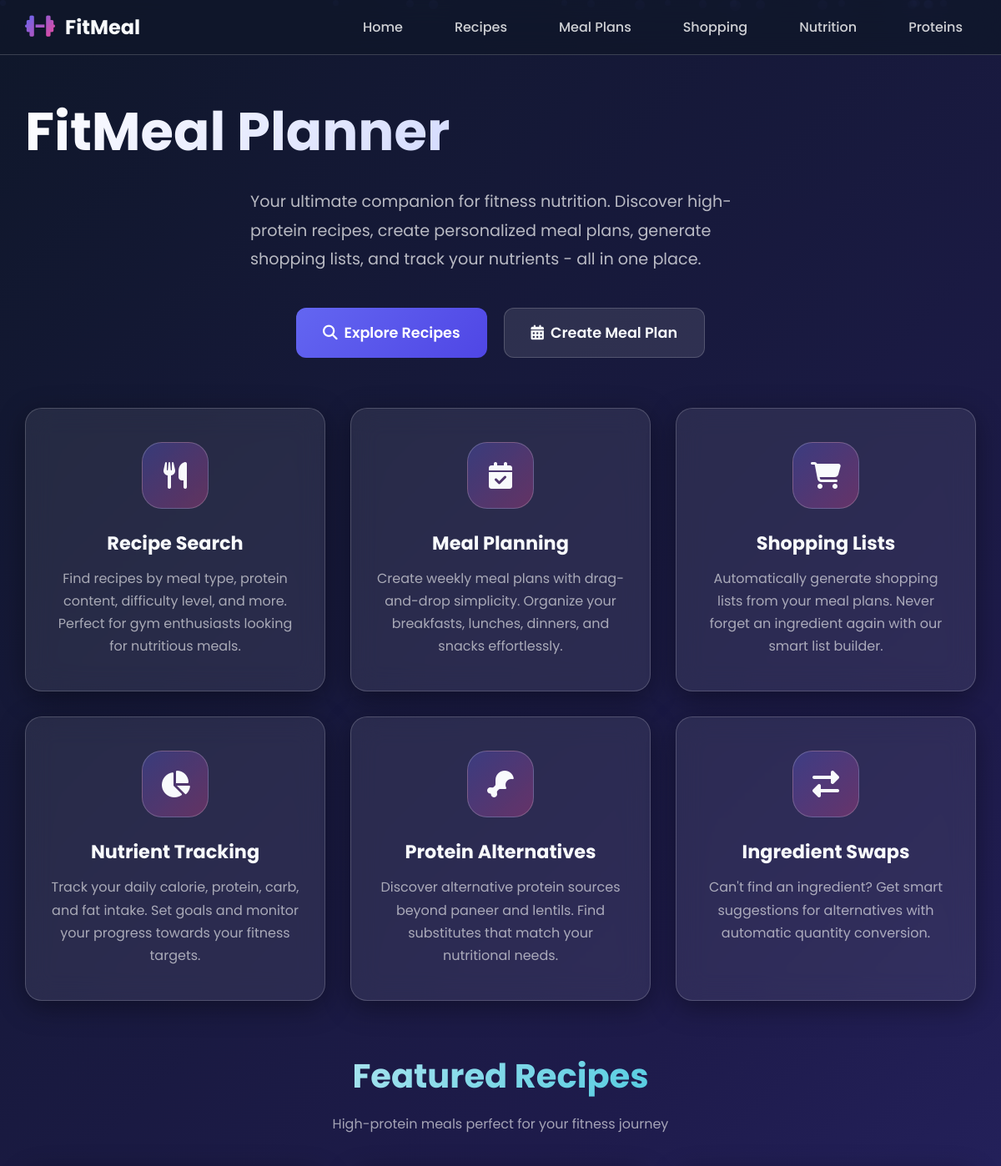
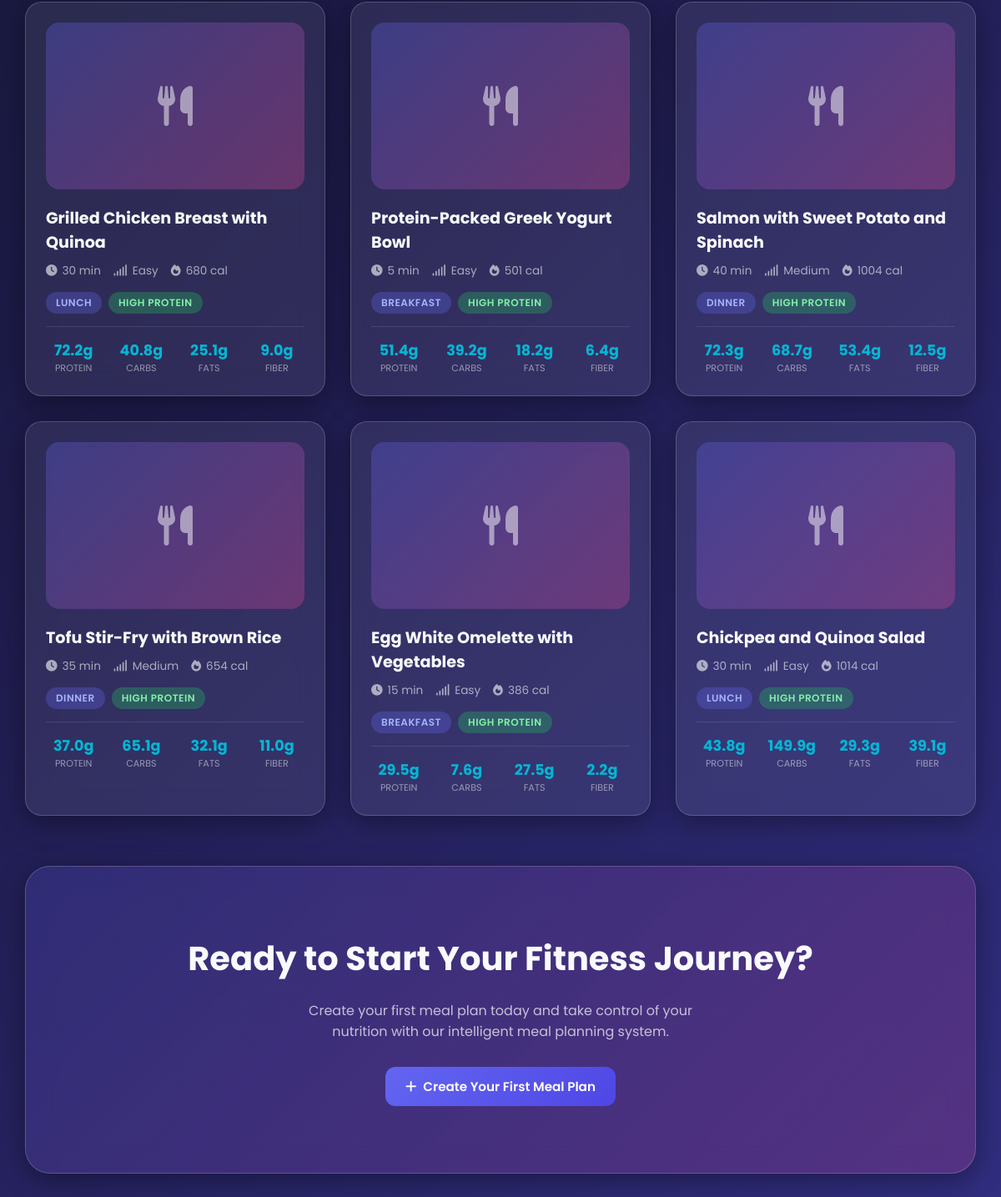
The page / on the database its author committed (2 pictures, top to bottom).
### recipes/models.py (models this page shows, shortened)
class Recipe(models.Model):
    MEAL_TYPE_CHOICES = [
        ('breakfast', 'Breakfast'),
        ('lunch', 'Lunch'),
        ('dinner', 'Dinner'),
        ('snack', 'Snack'),
        ('pre_workout', 'Pre-Workout'),
        ('post_workout', 'Post-Workout'),
    ]
    DIFFICULTY_CHOICES = [
        ('easy', 'Easy'),
        ('medium', 'Medium'),
        ('hard', 'Hard'),
    ]
    name = models.CharField(max_length=200)
    description = models.TextField()
    meal_type = models.CharField(max_length=20, choices=MEAL_TYPE_CHOICES)
    difficulty = models.CharField(max_length=20, choices=DIFFICULTY_CHOICES, default='easy')
    prep_time = models.IntegerField(help_text="Preparation time in minutes")
    cook_time = models.IntegerField(help_text="Cooking time in minutes")
    servings = models.IntegerField(default=1)
    image = models.URLField(blank=True, null=True)
    categories = models.ManyToManyField(Category, blank=True)
    instructions = models.JSONField(default=list)
    tags = models.CharField(max_length=500, blank=True, help_text="Comma-separated tags")
    created_at = models.DateTimeField(auto_now_add=True)
    updated_at = models.DateTimeField(auto_now=True)
    @property
    def total_time(self):
        return self.prep_time + self.cook_time
    @property
    def total_nutrition(self):
        nutrition = {'calories': 0, 'protein': 0, 'carbs': 0, 'fats': 0, 'fiber': 0}
        for ri in self.recipeingredient_set.all():
            factor = ri.amount / 100  # Nutrition values are per 100g
            nutrition['calories'] += ri.ingredient.calories * factor
            nutrition['protein'] += ri.ingredient.protein * factor
            nutrition['carbs'] += ri.ingredient.carbs * factor
            nutrition['fats'] += ri.ingredient.fats * factor
            nutrition['fiber'] += ri.ingredient.fiber * factor
        return nutrition

class RecipeIngredient(models.Model):
    recipe = models.ForeignKey(Recipe, on_delete=models.CASCADE)
    ingredient = models.ForeignKey(Ingredient, on_delete=models.CASCADE)
    amount = models.FloatField(help_text="Amount in the ingredient's default unit")
    unit = models.CharField(max_length=20, default='g')
    notes = models.CharField(max_length=200, blank=True)

class Ingredient(models.Model):
    UNIT_CHOICES = [
        ('g', 'Grams'),
        ('kg', 'Kilograms'),
        ('ml', 'Milliliters'),
        ('l', 'Liters'),
        ('cup', 'Cups'),
        ('tbsp', 'Tablespoons'),
        ('tsp', 'Teaspoons'),
        ('piece', 'Pieces'),
        ('oz', 'Ounces'),
        ('lb', 'Pounds'),
    ]
    name = models.CharField(max_length=200)
    category = models.CharField(max_length=100, blank=True)
    default_unit = models.CharField(max_length=20, choices=UNIT_CHOICES, default='g')
    calories = models.FloatField(default=0)
    protein = models.FloatField(default=0)
    carbs = models.FloatField(default=0)
    fats = models.FloatField(default=0)
    fiber = models.FloatField(default=0)
    is_protein_source = models.BooleanField(default=False)
    protein_quality_score = models.FloatField(default=0, help_text="PDCAAS or similar protein quality score")
    alternatives = models.ManyToManyField('self', blank=True, symmetrical=False, related_name='alternative_to')

### recipes/views.py (the view)
# urls.py: 2. Add a URL to urlpatterns:  path('', views.home, name='home')
def home(request):
    featured_recipes = Recipe.objects.all()[:6]
    categories = Category.objects.all()
    context = {
        'featured_recipes': featured_recipes,
        'categories': categories,
    }
    return render(request, 'recipes/home.html', context)

### templates/recipes/home.html (shortened to what this page needs)
{% extends 'base.html' %}
{% block content %}
<section class="hero">
    <h1>FitMeal Planner</h1>
    <p>Your ultimate companion for fitness nutrition. Discover high-protein recipes, create personalized meal plans, generate shopping lists, and track your nutrients - all in one place.</p>
    <div class="hero-buttons">
        <a href="{% url 'recipe_list' %}" class="btn btn-primary">
            <i class="fas fa-search"></i>
            Explore Recipes
        </a>
        <a href="{% url 'meal_plan_list' %}" class="btn btn-secondary">
            <i class="fas fa-calendar-alt"></i>
            Create Meal Plan
        </a>
    </div>
</section>
<section class="features">
    <div class="glass-card feature-card">
        <div class="feature-icon">
            <i class="fas fa-utensils"></i>
        </div>
        <h3>Recipe Search</h3>
        <p>Find recipes by meal type, protein content, difficulty level, and more. Perfect for gym enthusiasts looking for nutritious meals.</p>
    </div>
    <div class="glass-card feature-card">
        <div class="feature-icon">
            <i class="fas fa-calendar-check"></i>
        </div>
        <h3>Meal Planning</h3>
        <p>Create weekly meal plans with drag-and-drop simplicity. Organize your breakfasts, lunches, dinners, and snacks effortlessly.</p>
    </div>
    <div class="glass-card feature-card">
        <div class="feature-icon">
            <i class="fas fa-shopping-cart"></i>
        </div>
        <h3>Shopping Lists</h3>
        <p>Automatically generate shopping lists from your meal plans. Never forget an ingredient again with our smart list builder.</p>
    </div>
    <div class="glass-card feature-card">
        <div class="feature-icon">
            <i class="fas fa-chart-pie"></i>
        </div>
        <h3>Nutrient Tracking</h3>
        <p>Track your daily calorie, protein, carb, and fat intake. Set goals and monitor your progress towards your fitness targets.</p>
    </div>
    <div class="glass-card feature-card">
        <div class="feature-icon">
            <i class="fas fa-drumstick-bite"></i>
        </div>
        <h3>Protein Alternatives</h3>
        <p>Discover alternative protein sources beyond paneer and lentils. Find substitutes that match your nutritional needs.</p>
    </div>
    <div class="glass-card feature-card">
        <div class="feature-icon">
            <i class="fas fa-exchange-alt"></i>
        </div>
        <h3>Ingredient Swaps</h3>
        <p>Can't find an ingredient? Get smart suggestions for alternatives with automatic quantity conversion.</p>
    </div>
</section>
<div class="section-title">
    <h2>Featured Recipes</h2>
    <p>High-protein meals perfect for your fitness journey</p>
</div>
<div class="recipe-grid">
    {% for recipe in featured_recipes %}
    <div class="glass-card recipe-card">
        <div class="recipe-image">
            <i class="fas fa-utensils"></i>
        </div>
        <h4>{{ recipe.name }}</h4>
        <div class="recipe-meta">
            <span><i class="fas fa-clock"></i> {{ recipe.total_time }} min</span>
            <span><i class="fas fa-signal"></i> {{ recipe.get_difficulty_display }}</span>
            <span><i class="fas fa-fire"></i> {{ recipe.total_nutrition.calories|floatformat:0 }} cal</span>
        </div>
        <div class="recipe-tags">
            <span class="tag tag-primary">{{ recipe.get_meal_type_display }}</span>
            {% if recipe.total_nutrition.protein > 20 %}
            <span class="tag tag-success">High Protein</span>
            {% endif %}
        </div>
        <div class="nutrition-preview">
            <div class="nutrition-item">
                <div class="value">{{ recipe.total_nutrition.protein|floatformat:1 }}g</div>
                <div class="label">Protein</div>
            </div>
            <div class="nutrition-item">
                <div class="value">{{ recipe.total_nutrition.carbs|floatformat:1 }}g</div>
                <div class="label">Carbs</div>
            </div>
            <div class="nutrition-item">
                <div class="value">{{ recipe.total_nutrition.fats|floatformat:1 }}g</div>
                <div class="label">Fats</div>
            </div>
            <div class="nutrition-item">
                <div class="value">{{ recipe.total_nutrition.fiber|floatformat:1 }}g</div>
                <div class="label">Fiber</div>
            </div>
        </div>
    </div>
    {% empty %}
    <div class="glass-card" style="text-align: center; padding: 40px;">
        <i class="fas fa-info-circle" style="font-size: 3rem; color: rgba(255,255,255,0.3); margin-bottom: 20px;"></i>
        <p>No recipes yet. Add some recipes to get started!</p>
    </div>
    {% endfor %}
</div>
<section class="cta-section glass">
    <h2>Ready to Start Your Fitness Journey?</h2>
    <p>Create your first meal plan today and take control of your nutrition with our intelligent meal planning system.</p>
    <a href="{% url 'create_meal_plan' %}" class="btn btn-primary">
        <i class="fas fa-plus"></i>
        Create Your First Meal Plan
    </a>
</section>
{% endblock %}

### rows shown on the page
Recipe: name "Grilled Chicken Breast with Quinoa", total_time "30", difficulty "Easy", total_nutrition.calories "680", meal_type "LUNCH", shows "HIGH PROTEIN", total_nutrition.protein "72.2", total_nutrition.carbs "40.8", total_nutrition.fats "25.1", total_nutrition.fiber "9.0"
Recipe: name "Protein-Packed Greek Yogurt Bowl", total_time "5", difficulty "Easy", total_nutrition.calories "501", meal_type "BREAKFAST", shows "HIGH PROTEIN", total_nutrition.protein "51.4", total_nutrition.carbs "39.2", total_nutrition.fats "18.2", total_nutrition.fiber "6.4"
Recipe: name "Salmon with Sweet Potato and Spinach", total_time "40", difficulty "Medium", total_nutrition.calories "1004", meal_type "DINNER", shows "HIGH PROTEIN", total_nutrition.protein "72.3", total_nutrition.carbs "68.7", total_nutrition.fats "53.4", total_nutrition.fiber "12.5"
Recipe: name "Tofu Stir-Fry with Brown Rice", total_time "35", difficulty "Medium", total_nutrition.calories "654", meal_type "DINNER", shows "HIGH PROTEIN", total_nutrition.protein "37.0", total_nutrition.carbs "65.1", total_nutrition.fats "32.1", total_nutrition.fiber "11.0"
Recipe: name "Egg White Omelette with Vegetables", total_time "15", difficulty "Easy", total_nutrition.calories "386", meal_type "BREAKFAST", shows "HIGH PROTEIN", total_nutrition.protein "29.5", total_nutrition.carbs "7.6", total_nutrition.fats "27.5", total_nutrition.fiber "2.2"
Recipe: name "Chickpea and Quinoa Salad", total_time "30", difficulty "Easy", total_nutrition.calories "1014", meal_type "LUNCH", shows "HIGH PROTEIN", total_nutrition.protein "43.8", total_nutrition.carbs "149.9", total_nutrition.fats "29.3", total_nutrition.fiber "39.1"
